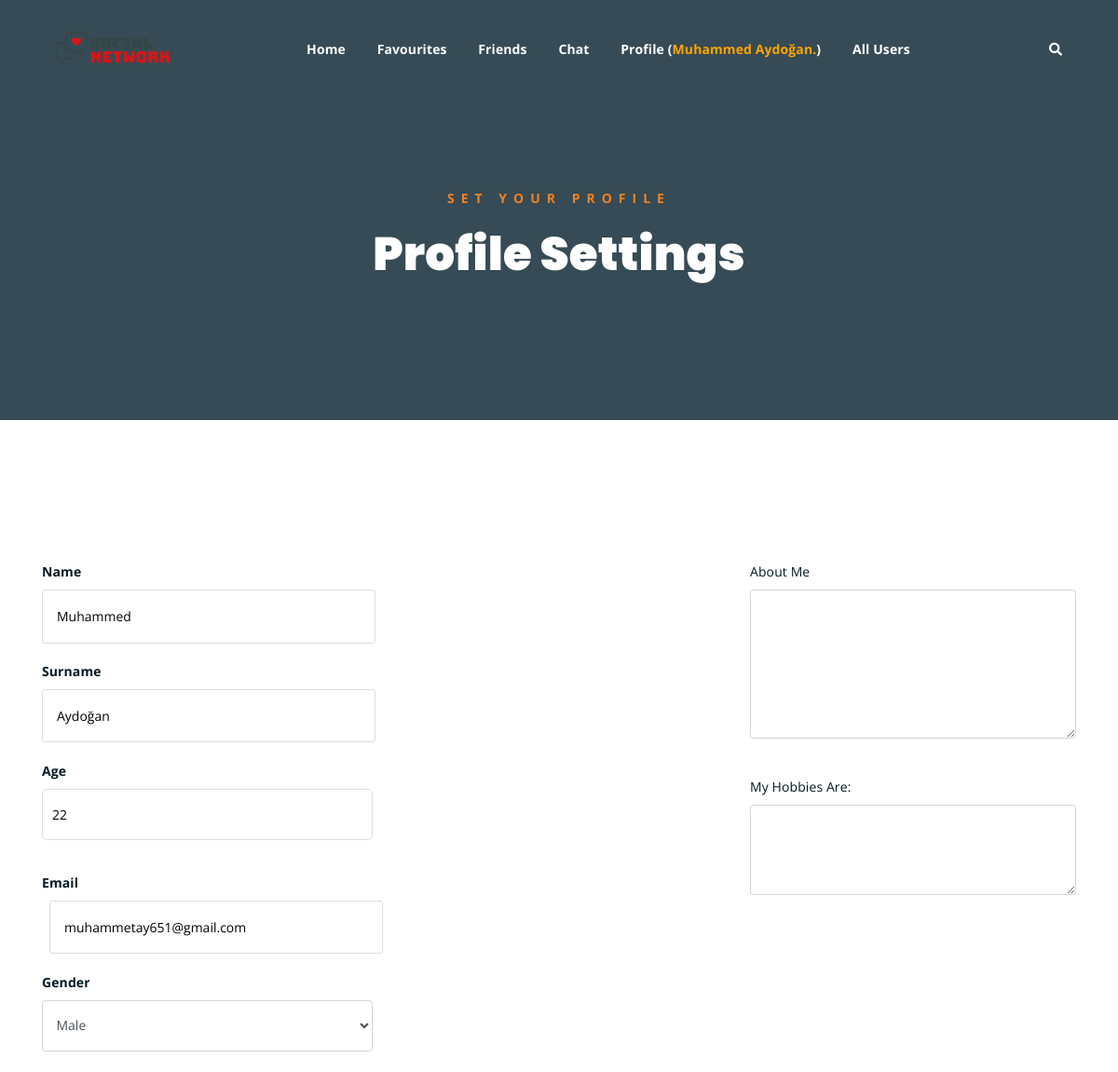
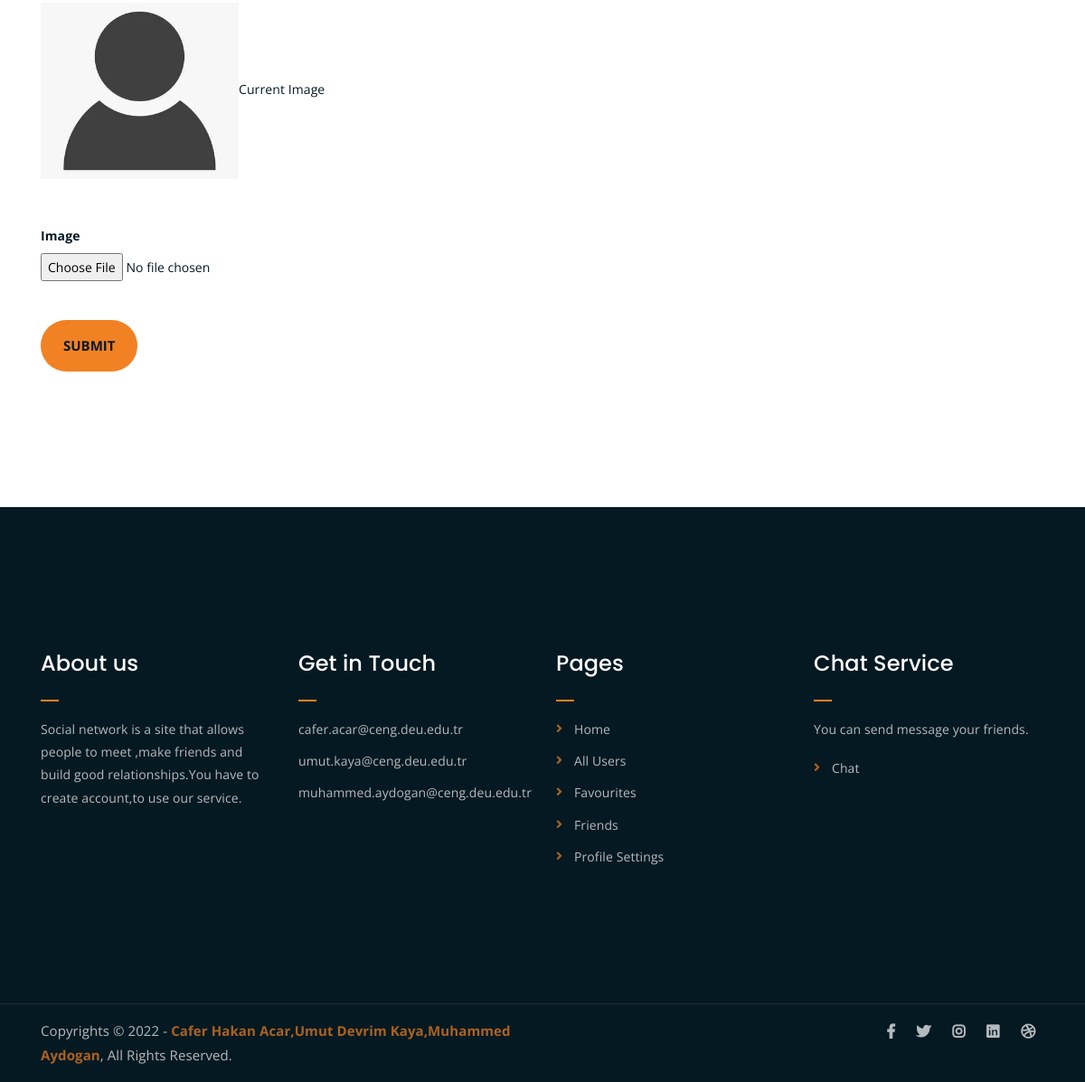
/user-profile-settings.php (signed in), run on the app's committed database (2 pictures, top to bottom).
### tables this page shows
CREATE TABLE `users` (
  `user_id` int(11) NOT NULL,
  `user_name` varchar(100) NOT NULL,
  `user_surname` varchar(100) NOT NULL,
  `user_age` int(3) NOT NULL,
  `user_gender` varchar(10) NOT NULL,
  `user_email` varchar(100) NOT NULL,
  `user_password` varchar(100) NOT NULL,
  `user_picture` varchar(250) NOT NULL,
  `user_about` text NOT NULL,
  `user_hobies` varchar(250) NOT NULL,
  `user_created_date` datetime NOT NULL,
  `log_in` varchar(7) NOT NULL
);

### user-profile-settings.php (the view, shortened to what this page needs)
<?php include "header.php";  ?>
<div class="breadcrumb-section breadcrumb-bg">
	<div class="container">
		<div class="row">
			<div class="col-lg-8 offset-lg-2 text-center">
				<div class="breadcrumb-text">
					<p>Set your profile</p>
					<h1>Profile Settings</h1>
				</div>
			</div>
		</div>
	</div>
</div>
<div class="contact-from-section mt-150 mb-150">
	<div class="container">
		<div class="row">
			<div class="col-lg-8 mb-5 mb-lg-0">
					<div class="contact-form">
						<form method="POST" action="actions.php" enctype="multipart/form-data">
							<label style="font-weight: bold;">Name</label>
							<p><input type="text" placeholder="Name" value="<?php echo $rowUser['user_name']; ?>" name="name"></p>
							<label style="font-weight: bold;">Surname</label>
							<p>
								<input type="text" placeholder="Surname" value="<?php echo $rowUser['user_surname']; ?>"
								name="surname">
							</p>
							<label style="font-weight: bold;">Age</label>
							<p><input style="width: 355px; height: 55px;" type="number" placeholder="Age" value="<?php echo $rowUser['user_age'] ?>" name="age"></p>
							<label style="font-weight: bold;">Email</label>
							<p>
								<input  type="email" placeholder="Email" value="<?php echo $rowUser['user_email'];
							?>" name="email">
						</p>
						<label style="font-weight: bold;">Gender</label>
						<select style="width: 355px; height: 55px;" name="gender" class="form-control">
							<option <?php
							if($rowUser['user_gender']=='Male'){
								echo 'selected';
							}
						?> value="Male">Male</option>
				</select>
				<br>
				<img style="width:30%;" src="<?php echo $rowUser['user_picture'] ?>">Current Image
				<br><br><br>
				<label style="font-weight: bold;">Image</label>
				<p>
					<input type="file" placeholder="Image" name="image" >
				</p>
				<br>
				<input type="submit" value="Submit" name="user-profile-settings">
			</div>
		</div>
		<div class="col-lg-4">
		<div class="form-group">
			<label for="exampleFormControlTextarea3">About Me</label>
			<textarea class="form-control" id="exampleFormControlTextarea3" name="aboutMe" rows="7"><?php echo $rowUser['user_about']; ?></textarea>
		</div>
		<br>
		<div class="md-form">
			<label for="form7">My Hobbies Are:</label>
			<textarea id="form7" class="md-textarea form-control" name="hobies" rows="4"><?php echo $rowUser['user_hobies']; ?></textarea>
		</div>
	</div>
</div>
</div>
</div>
<?php include "footer.php"; ?>

### header.php (shortened to what this page needs)
<?php
include "connection.php";
if (!isset($_SESSION['user_id'])){
	header("location:welcome_screen.php");
}else{
	$query = "SELECT * FROM users where user_id='".$_SESSION['user_id']."'";
	$result = mysqli_query($conn, $query);
	$rowUser = mysqli_fetch_assoc($result);
}
?>
<!DOCTYPE html>
<html lang="en">
<head>
	<link rel="stylesheet" href="assets/css/all.min.css">
	<link rel="stylesheet" href="assets/bootstrap/css/bootstrap.min.css">
	<link rel="stylesheet" href="assets/css/owl.carousel.css">
	<link rel="stylesheet" href="assets/css/magnific-popup.css">
	<link rel="stylesheet" href="assets/css/animate.css">
	<link rel="stylesheet" href="assets/css/meanmenu.min.css">
	<link rel="stylesheet" href="assets/css/main.css">
	<link rel="stylesheet" href="assets/css/responsive.css">
</head>
<body>
	<div class="top-header-area" id="sticker">
		<div class="container">
			<div class="row">
				<div class="col-lg-12 col-sm-12 text-center">
					<div class="main-menu-wrap">
						<div class="site-logo">
							<a href="index.php">
								<img src="images/logo.png" alt="">
							</a>
						</div>
						<nav class="main-menu">
							<ul>
								<li><a href="index.php">Home</a>
								</li>
								<li><a href="favourites.php">Favourites</a></li>
								<li><a href="#">Friends</a>
								</li>
								<li><a href="home.php?user_id=<?php echo $rowUser['user_id']?>">Chat</a>
								</li>
								<li><a href="#">Profile (<span style="color:orange;"><?php echo $rowUser['user_name']." ".$rowUser['user_surname']."."  ?></span>)</a>
								</li>
								<li><a href="allUsers.php">All Users</a>
								</li>
								<li>
									<div class="header-icons">
										<a class="mobile-hide search-bar-icon" href="#"><i class="fas fa-search"></i></a>
									</div>
								</li>
							</ul>
						</nav>
					</div>
				</div>
			</div>
		</div>
	</div>

### assets/css/main.css (style rules this page uses)
html { font-size: 14px; font-weight: 400; line-height: 28px; height: 100%; }
body { font-family: "Open Sans", sans-serif; font-weight: 400; font-size: 1rem; letter-spacing: 0.1px; line-height: 1.8; color: #051922; overflow-x: hidden; }
body img { max-width: 100%; }
a { cursor: pointer; text-decoration: none; -webkit-transition: all 0.2s ease-in-out; -o-transition: all 0.2s ease-in-out; transition: all 0.2s ease-in-out; }
h1, .h1, h2, .h2, h3, .h3, h4, .h4, h5, .h5, h6, .h6 { font-family: "Poppins", sans-serif; font-weight: 700; margin: 0 0 1.25rem 0; color: #051922; }
h1:last-child, .h1:last-child, h2:last-child, .h2:last-child, h3:last-child, .h3:last-child, h4:last-child, .h4:last-child, h5:last-child, .h5:last-child, h6:last-child, .h6:last-child { margin: 0; }
h1, .h1 { font-size: 4rem; font-weight: 700; line-height: 4rem; }
p { font-family: "Open Sans", sans-serif; font-weight: 400; font-size: 1rem; letter-spacing: 0.1px; line-height: 1.8; color: #051922; margin: 0 0 1.25rem 0; }
.mt-150 { margin-top: 150px; }
.mb-150 { margin-bottom: 150px; }
.breadcrumb-bg { background-image: url(../img/breadcrumb-bg.jpg); }
.breadcrumb-text p { color: #F28123; font-weight: 700; text-transform: uppercase; letter-spacing: 7px; }
.breadcrumb-text h1 { font-size: 50px; font-weight: 900; color: #fff; margin: 0; margin-top: 20px; }
.breadcrumb-section { padding: 150px 0; background-size: cover; background-position: center center; position: relative; z-index: 1; background-attachment: fixed; padding-top: 200px; }
.breadcrumb-section:after { position: absolute; left: 0; top: 0; width: 100%; height: 100%; content: ""; background-color: #07212e; z-index: -1; opacity: 0.8; }
.top-header-area { position: absolute; z-index: 999; width: 100%; padding: 25px 0; }
nav.main-menu ul { margin: 0; padding: 0; list-style: none; }
nav.main-menu ul li { display: inline-block; }
nav.main-menu ul li a { color: #fff; font-weight: 700; display: block; padding: 15px; }
nav.main-menu ul > li { position: relative; }
nav.main-menu ul li:last-child a { display: inline-block; }
nav.main-menu > ul li:last-child { float: right; }
.site-logo { float: left; max-width: 150px; }
.main-menu-wrap { position: relative; }
.header-icons a { color: #fff; display: inline-block; padding: 10px; }
.site-logo { padding: 6px 0; }
nav.main-menu li a { -webkit-transition: 0.3s; -o-transition: 0.3s; transition: 0.3s; }
.top-header-area .header-icons a { -webkit-transition: 0.3s; -o-transition: 0.3s; transition: 0.3s; }
.top-header-area { -webkit-transition: 0.3s; -o-transition: 0.3s; transition: 0.3s; }
input[type="submit"] { -webkit-transition: 0.3s; -o-transition: 0.3s; transition: 0.3s; border-radius: 50px !important; }
html, body { height: 100%; }
input[type="submit"] { background-color: #F28123; color: #051922; font-weight: 700; text-transform: uppercase; font-size: 15px; border: none !important; cursor: pointer; padding: 15px 25px; border-radius: 3px; }
.contact-form form p input[type=text], .contact-form form p input[type=tel], .contact-form form p input[type=email] { width: 49%; padding: 15px; border: 1px solid #ddd; border-radius: 3px; }
input[type="number"] { border: 1px solid #ddd; border-radius: 5px; padding: 10px; width: 100px; margin-bottom: 15px; }

### assets/css/responsive.css (style rules this page uses)
@media only screen and (min-width: 992px) and (max-width: 1200px) { .contact-form form p input[type=email] { margin-left: 8px; } }

### data on the page
users: user_name "Muhammed", user_surname "Aydoğan", name "Muhammed", surname "Aydoğan", age "22", email "muhammetay651@gmail.com", gender "Male", user_picture (placeholder picture)
